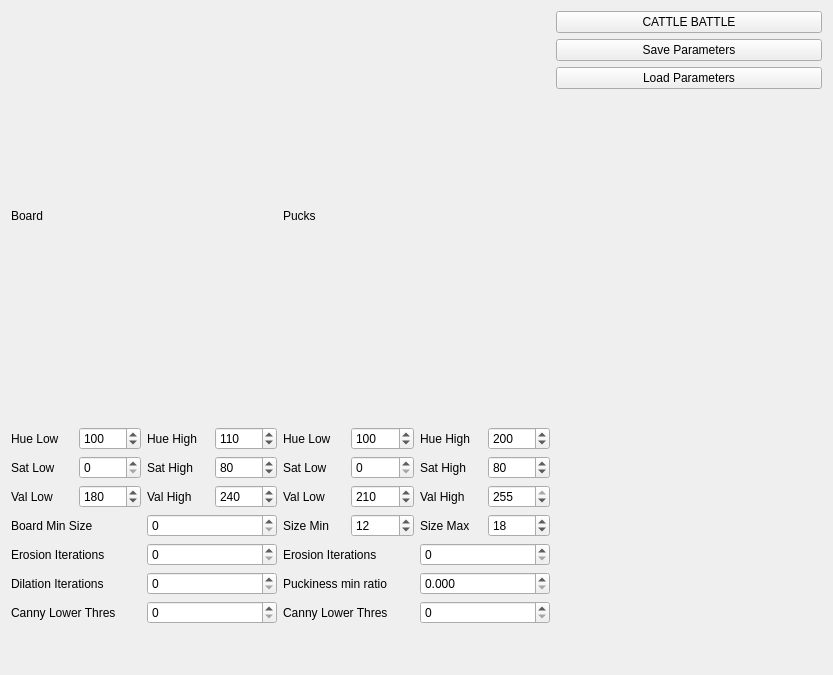
<?xml version="1.0" encoding="UTF-8"?>
<ui version="4.0">
 <class>CBGUIWidget</class>
 <widget class="QWidget" name="CBGUIWidget">
  <property name="enabled">
   <bool>true</bool>
  </property>
  <property name="geometry">
   <rect>
    <x>0</x>
    <y>0</y>
    <width>833</width>
    <height>675</height>
   </rect>
  </property>
  <property name="windowTitle">
   <string>Cattlestar Balactica</string>
  </property>
  <layout class="QVBoxLayout" name="verticalLayout" stretch="0">
   <item>
    <layout class="QHBoxLayout" name="horizontalLayout">
     <item>
      <layout class="QVBoxLayout" name="verticalLayout_4">
       <item>
        <layout class="QVBoxLayout" name="verticalLayout_6">
         <item>
          <widget class="QLabel" name="label">
           <property name="text">
            <string>Board</string>
           </property>
          </widget>
         </item>
         <item>
          <layout class="QVBoxLayout" name="verticalLayout_8">
           <item>
            <layout class="QHBoxLayout" name="horizontalLayout_6">
             <item>
              <widget class="QLabel" name="puck_hue_low_label_2">
               <property name="text">
                <string>Hue Low</string>
               </property>
              </widget>
             </item>
             <item>
              <widget class="QSpinBox" name="board_hue_low_spinBox">
               <property name="maximum">
                <number>255</number>
               </property>
               <property name="value">
                <number>100</number>
               </property>
              </widget>
             </item>
             <item>
              <widget class="QLabel" name="puck_hue_high_label_2">
               <property name="text">
                <string>Hue High</string>
               </property>
              </widget>
             </item>
             <item>
              <widget class="QSpinBox" name="board_hue_high_spinBox">
               <property name="maximum">
                <number>255</number>
               </property>
               <property name="value">
                <number>110</number>
               </property>
              </widget>
             </item>
            </layout>
           </item>
           <item>
            <layout class="QHBoxLayout" name="horizontalLayout_9">
             <item>
              <widget class="QLabel" name="puck_sat_low_label_2">
               <property name="text">
                <string>Sat Low</string>
               </property>
              </widget>
             </item>
             <item>
              <widget class="QSpinBox" name="board_sat_low_spinBox">
               <property name="maximum">
                <number>255</number>
               </property>
              </widget>
             </item>
             <item>
              <widget class="QLabel" name="puck_sat_high_label_2">
               <property name="text">
                <string>Sat High</string>
               </property>
              </widget>
             </item>
             <item>
              <widget class="QSpinBox" name="board_sat_high_spinBox">
               <property name="maximum">
                <number>255</number>
               </property>
               <property name="value">
                <number>80</number>
               </property>
              </widget>
             </item>
            </layout>
           </item>
           <item>
            <layout class="QHBoxLayout" name="horizontalLayout_10">
             <item>
              <widget class="QLabel" name="puck_val_low_label_2">
               <property name="text">
                <string>Val Low</string>
               </property>
              </widget>
             </item>
             <item>
              <widget class="QSpinBox" name="board_val_low_spinBox">
               <property name="maximum">
                <number>255</number>
               </property>
               <property name="value">
                <number>180</number>
               </property>
              </widget>
             </item>
             <item>
              <widget class="QLabel" name="puck_val_high_label_2">
               <property name="text">
                <string>Val High</string>
               </property>
              </widget>
             </item>
             <item>
              <widget class="QSpinBox" name="board_val_high_spinBox">
               <property name="maximum">
                <number>255</number>
               </property>
               <property name="value">
                <number>240</number>
               </property>
              </widget>
             </item>
            </layout>
           </item>
           <item>
            <layout class="QHBoxLayout" name="horizontalLayout_14">
             <item>
              <widget class="QLabel" name="board_min_size_label">
               <property name="text">
                <string>Board Min Size</string>
               </property>
              </widget>
             </item>
             <item>
              <widget class="QSpinBox" name="board_min_size_spinBox">
               <property name="maximum">
                <number>5000</number>
               </property>
               <property name="value">
                <number>0</number>
               </property>
              </widget>
             </item>
            </layout>
           </item>
           <item>
            <layout class="QHBoxLayout" name="horizontalLayout_12">
             <item>
              <widget class="QLabel" name="board_erotion_iter_label">
               <property name="text">
                <string>Erosion Iterations</string>
               </property>
              </widget>
             </item>
             <item>
              <widget class="QSpinBox" name="board_erosion_iter_spinBox">
               <property name="minimum">
                <number>0</number>
               </property>
               <property name="maximum">
                <number>255</number>
               </property>
              </widget>
             </item>
            </layout>
           </item>
           <item>
            <layout class="QHBoxLayout" name="horizontalLayout_11">
             <item>
              <widget class="QLabel" name="dilation_iter_label">
               <property name="text">
                <string>Dilation Iterations</string>
               </property>
              </widget>
             </item>
             <item>
              <widget class="QSpinBox" name="board_dilation_iter_spinBox">
               <property name="maximum">
                <number>100</number>
               </property>
               <property name="value">
                <number>0</number>
               </property>
              </widget>
             </item>
            </layout>
           </item>
           <item>
            <layout class="QHBoxLayout" name="horizontalLayout_13">
             <item>
              <widget class="QLabel" name="board_canny_lower_threshold_label">
               <property name="text">
                <string>Canny Lower Thres</string>
               </property>
              </widget>
             </item>
             <item>
              <widget class="QSpinBox" name="board_canny_lower_threshold_spinBox">
               <property name="maximum">
                <number>100</number>
               </property>
               <property name="value">
                <number>0</number>
               </property>
              </widget>
             </item>
            </layout>
           </item>
          </layout>
         </item>
        </layout>
       </item>
       <item>
        <spacer name="verticalSpacer_3">
         <property name="orientation">
          <enum>Qt::Vertical</enum>
         </property>
         <property name="sizeType">
          <enum>QSizePolicy::Preferred</enum>
         </property>
         <property name="sizeHint" stdset="0">
          <size>
           <width>20</width>
           <height>40</height>
          </size>
         </property>
        </spacer>
       </item>
      </layout>
     </item>
     <item>
      <layout class="QVBoxLayout" name="verticalLayout_3">
       <item>
        <layout class="QVBoxLayout" name="verticalLayout_5">
         <item>
          <widget class="QLabel" name="label_2">
           <property name="text">
            <string>Pucks</string>
           </property>
          </widget>
         </item>
         <item>
          <layout class="QVBoxLayout" name="verticalLayout_7">
           <property name="sizeConstraint">
            <enum>QLayout::SetDefaultConstraint</enum>
           </property>
           <item>
            <layout class="QHBoxLayout" name="horizontalLayout_4">
             <item>
              <widget class="QLabel" name="puck_hue_low_label">
               <property name="text">
                <string>Hue Low</string>
               </property>
              </widget>
             </item>
             <item>
              <widget class="QSpinBox" name="puck_hue_low_spinBox">
               <property name="maximum">
                <number>255</number>
               </property>
               <property name="value">
                <number>100</number>
               </property>
              </widget>
             </item>
             <item>
              <widget class="QLabel" name="puck_hue_high_label">
               <property name="text">
                <string>Hue High</string>
               </property>
              </widget>
             </item>
             <item>
              <widget class="QSpinBox" name="puck_hue_high_spinBox">
               <property name="maximum">
                <number>255</number>
               </property>
               <property name="value">
                <number>200</number>
               </property>
              </widget>
             </item>
            </layout>
           </item>
           <item>
            <layout class="QHBoxLayout" name="horizontalLayout_2">
             <item>
              <widget class="QLabel" name="puck_sat_low_label">
               <property name="text">
                <string>Sat Low</string>
               </property>
              </widget>
             </item>
             <item>
              <widget class="QSpinBox" name="puck_sat_low_spinBox">
               <property name="maximum">
                <number>255</number>
               </property>
              </widget>
             </item>
             <item>
              <widget class="QLabel" name="puck_sat_high_label">
               <property name="text">
                <string>Sat High</string>
               </property>
              </widget>
             </item>
             <item>
              <widget class="QSpinBox" name="puck_sat_high_spinBox">
               <property name="maximum">
                <number>255</number>
               </property>
               <property name="value">
                <number>80</number>
               </property>
              </widget>
             </item>
            </layout>
           </item>
           <item>
            <layout class="QHBoxLayout" name="horizontalLayout_3">
             <item>
              <widget class="QLabel" name="puck_val_low_label">
               <property name="text">
                <string>Val Low</string>
               </property>
              </widget>
             </item>
             <item>
              <widget class="QSpinBox" name="puck_val_low_spinBox">
               <property name="maximum">
                <number>255</number>
               </property>
               <property name="value">
                <number>210</number>
               </property>
              </widget>
             </item>
             <item>
              <widget class="QLabel" name="puck_val_high_label">
               <property name="text">
                <string>Val High</string>
               </property>
              </widget>
             </item>
             <item>
              <widget class="QSpinBox" name="puck_val_high_spinBox">
               <property name="maximum">
                <number>255</number>
               </property>
               <property name="value">
                <number>255</number>
               </property>
              </widget>
             </item>
            </layout>
           </item>
           <item>
            <layout class="QHBoxLayout" name="horizontalLayout_5">
             <item>
              <widget class="QLabel" name="encircle_min_size_label">
               <property name="text">
                <string>Size Min</string>
               </property>
              </widget>
             </item>
             <item>
              <widget class="QSpinBox" name="encircle_min_size_spinBox">
               <property name="maximum">
                <number>100</number>
               </property>
               <property name="value">
                <number>12</number>
               </property>
              </widget>
             </item>
             <item>
              <widget class="QLabel" name="encircle_max_size_label">
               <property name="text">
                <string>Size Max</string>
               </property>
              </widget>
             </item>
             <item>
              <widget class="QSpinBox" name="encircle_max_size_spinBox">
               <property name="maximum">
                <number>100</number>
               </property>
               <property name="value">
                <number>18</number>
               </property>
              </widget>
             </item>
            </layout>
           </item>
           <item>
            <layout class="QHBoxLayout" name="horizontalLayout_7">
             <item>
              <widget class="QLabel" name="puck_erosion_iter_label">
               <property name="text">
                <string>Erosion Iterations</string>
               </property>
              </widget>
             </item>
             <item>
              <widget class="QSpinBox" name="puck_erosion_iter_spinBox">
               <property name="minimum">
                <number>0</number>
               </property>
               <property name="maximum">
                <number>255</number>
               </property>
              </widget>
             </item>
            </layout>
           </item>
           <item>
            <layout class="QHBoxLayout" name="horizontalLayout_8">
             <item>
              <widget class="QLabel" name="puckiness_min_ratio_label">
               <property name="text">
                <string>Puckiness min ratio</string>
               </property>
              </widget>
             </item>
             <item>
              <widget class="QDoubleSpinBox" name="puckiness_min_ratio_doubleSpinBox">
               <property name="decimals">
                <number>3</number>
               </property>
               <property name="maximum">
                <double>1.000000000000000</double>
               </property>
               <property name="singleStep">
                <double>0.201000000000000</double>
               </property>
              </widget>
             </item>
            </layout>
           </item>
           <item>
            <layout class="QHBoxLayout" name="horizontalLayout_15">
             <item>
              <widget class="QLabel" name="puck_canny_lower_threshold_label">
               <property name="text">
                <string>Canny Lower Thres</string>
               </property>
              </widget>
             </item>
             <item>
              <widget class="QSpinBox" name="puck_canny_lower_threshold_spinBox">
               <property name="maximum">
                <number>100</number>
               </property>
               <property name="value">
                <number>0</number>
               </property>
              </widget>
             </item>
            </layout>
           </item>
          </layout>
         </item>
        </layout>
       </item>
       <item>
        <spacer name="verticalSpacer_2">
         <property name="orientation">
          <enum>Qt::Vertical</enum>
         </property>
         <property name="sizeType">
          <enum>QSizePolicy::Preferred</enum>
         </property>
         <property name="sizeHint" stdset="0">
          <size>
           <width>20</width>
           <height>40</height>
          </size>
         </property>
        </spacer>
       </item>
      </layout>
     </item>
     <item>
      <layout class="QVBoxLayout" name="verticalLayout_2">
       <item>
        <widget class="QPushButton" name="cb_pushButton">
         <property name="text">
          <string>CATTLE BATTLE</string>
         </property>
        </widget>
       </item>
       <item>
        <widget class="QPushButton" name="save_params_pushButton">
         <property name="text">
          <string>Save Parameters</string>
         </property>
        </widget>
       </item>
       <item>
        <widget class="QPushButton" name="load_params_pushButton">
         <property name="text">
          <string>Load Parameters</string>
         </property>
        </widget>
       </item>
       <item>
        <spacer name="verticalSpacer">
         <property name="orientation">
          <enum>Qt::Vertical</enum>
         </property>
         <property name="sizeHint" stdset="0">
          <size>
           <width>20</width>
           <height>40</height>
          </size>
         </property>
        </spacer>
       </item>
      </layout>
     </item>
    </layout>
   </item>
  </layout>
 </widget>
 <resources/>
 <connections/>
</ui>
